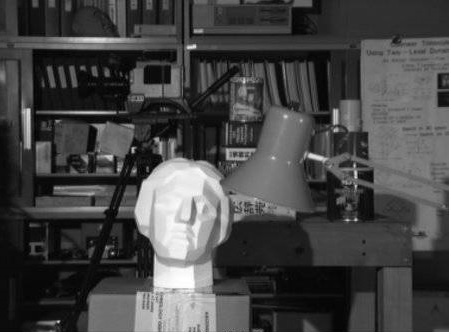
#> input picture img/sample1.jpg, 451 x 334 px
$ python -i main.py   (imports and definitions only)
#> lines starting #> are read from the running program, lines starting #| are printed output that depends on the picture; after the words box and inside, x2 and y2 are one past the last pixel; in counts of white or black regions, pixels touching at a corner belong together
#> further down, picture is the input picture: shape (334, 451, 3); min 0, max 255, mean 70.9
import cv2
import numpy as np

# [57 lines left out: functions apply_brightness, apply_sharpness, apply_blur, apply_noise_reduction, apply_rgb, not called in this run]

def apply_grayscale(img):
    gray = cv2.cvtColor(img, cv2.COLOR_BGR2GRAY)
    return cv2.cvtColor(gray, cv2.COLOR_GRAY2BGR)

# [22 lines left out: function apply_preset, not called in this run]

def remove_background(img, rect_pad=10, iter_count=5):
    """
    Remove background using GrabCut, then refine mask for smoother edges.
    Returns BGRA image with alpha channel.

    rect_pad: padding from image border for initial rectangle
    iter_count: GrabCut iterations
    """
#> called with rect_pad = 10, iter_count = 5
    h, w = img.shape[:2]
#> h = 334; w = 451

    # Initial mask (all set to "probably background")
    mask = np.full((h, w), cv2.GC_PR_BGD, dtype=np.uint8)

    # Rectangle slightly inside image borders
    x = rect_pad
    y = rect_pad
    rw = max(1, w - 2 * rect_pad)
#> rw = 431
    rh = max(1, h - 2 * rect_pad)
#> rh = 314
    rect = (x, y, rw, rh)
#> rect = (10, 10, 431, 314)

    bgdModel = np.zeros((1, 65), np.float64)
    fgdModel = np.zeros((1, 65), np.float64)

    # Run GrabCut
    cv2.grabCut(img, mask, rect, bgdModel, fgdModel, iter_count, cv2.GC_INIT_WITH_RECT)

    # Binary mask: foreground/prob foreground = 1, else 0
    mask_bin = np.where(
        (mask == cv2.GC_FGD) | (mask == cv2.GC_PR_FGD),
        1, 0
    ).astype(np.uint8)

    # --- Refinement stage ---
    # 1) Remove noise (open) and fill small holes (close)
    k = max(3, int(min(h, w) * 0.01) | 1)  # odd kernel size scaled to image
#> k = 3
    kernel = np.ones((k, k), np.uint8)
#> kernel = [[1, 1, 1], [1, 1, 1], [1, 1, 1]]

    mask_clean = cv2.morphologyEx(mask_bin, cv2.MORPH_OPEN, kernel, iterations=1)
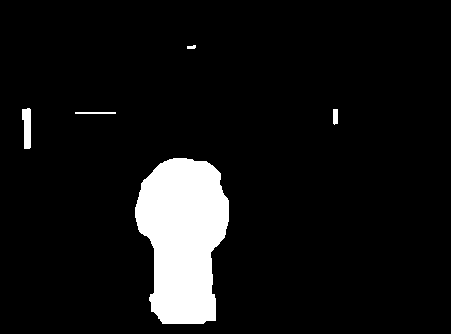
#> mask_bin: shape (334, 451); values 0 (black) and 1 (white), 8% white; 5 white regions, box (x1, y1, x2, y2) and area: (135, 158, 229, 324) 11555, (22, 108, 31, 149) 304, (75, 112, 116, 114) 82, (333, 109, 338, 125) 76, (187, 45, 196, 49) 29
    mask_clean = cv2.morphologyEx(mask_clean, cv2.MORPH_CLOSE, kernel, iterations=1)

    # 2) Slight erosion to reduce background halos (optional but useful)
    erode_k = max(3, (k // 2) | 1)
    erode_kernel = np.ones((erode_k, erode_k), np.uint8)
    mask_clean = cv2.erode(mask_clean, erode_kernel, iterations=1)

    # 3) Soft alpha edges
    alpha = (mask_clean * 255).astype(np.uint8)

    blur_k = max(3, int(min(h, w) * 0.01) | 1)  # odd
    alpha = cv2.GaussianBlur(alpha, (blur_k, blur_k), 0)

    # Apply alpha to original image
    b, g, r = cv2.split(img)
    return cv2.merge([b, g, r, alpha])


# [43 lines left out: functions apply_crop, process_image, not called in this run]

>>> import cv2
>>> picture = cv2.imread('../img/sample1.jpg')
>>> result = remove_background(picture)

$ run again, on img/sample2.jpg
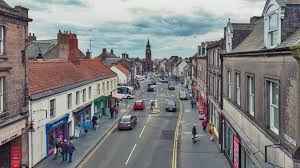
#> input picture img/sample2.jpg, 300 x 168 px
#> picture is the input picture: shape (168, 300, 3); mean B, G, R 129.9, 128.9, 130
#> in remove_background, `mask_clean = cv2.morphologyEx(mask_bin, cv2.MORPH_OPEN, kernel, iterat..`:
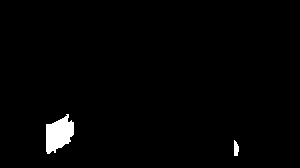
#> mask_bin: shape (168, 300); values 0 (black) and 1 (white), 1.6% white; 2 white regions, box (x1, y1, x2, y2) and area: (46, 114, 74, 154) 743, (234, 140, 239, 156) 63
#> in remove_background, `b, g, r = cv2.split(img)`:
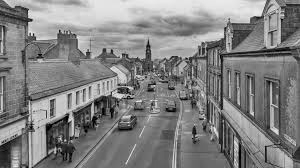
#> r: shape (168, 300); min 0, max 238, mean 130

$ run again, on img/sample3.jpg
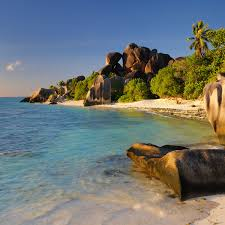
#> input picture img/sample3.jpg, 225 x 225 px
#> picture is the input picture: shape (225, 225, 3); mean B, G, R 116.8, 118.2, 111.5
#> in remove_background, `mask_clean = cv2.morphologyEx(mask_bin, cv2.MORPH_OPEN, kernel, iterat..`:
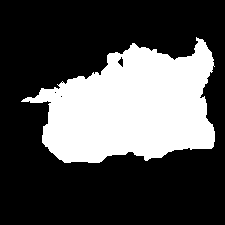
#> mask_bin: shape (225, 225); values 0 (black) and 1 (white), 30.9% white; 1 white region, box (x1, y1, x2, y2) and area: (21, 37, 215, 163) 15658
#> in remove_background, `b, g, r = cv2.split(img)`:
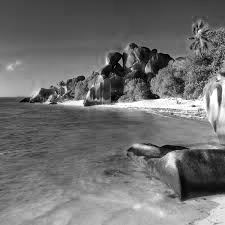
#> r: shape (225, 225); min 0, max 255, mean 111.5

$ run again, on img/sample4.jpg
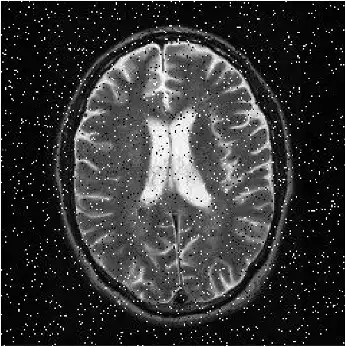
#> input picture img/sample4.jpg, 345 x 347 px
#> picture is the input picture: shape (347, 345, 3); min 0, max 255, mean 54.4
#> in remove_background, `mask_clean = cv2.morphologyEx(mask_bin, cv2.MORPH_OPEN, kernel, iterat..`:
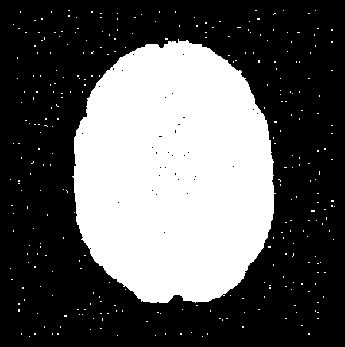
#> mask_bin: shape (347, 345); values 0 (black) and 1 (white), 35.9% white; 307 white regions (306 under 20 px), largest, box (x1, y1, x2, y2) and area: (72, 39, 276, 303) 42365
